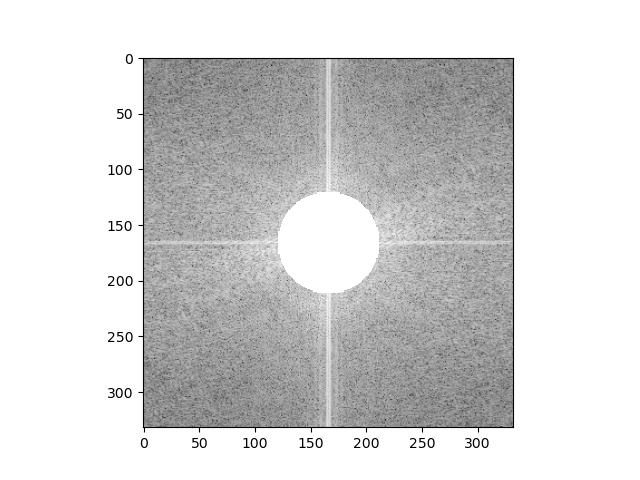
#> input picture images/frequency/000.jpg, 640 x 480 px, given in place of fake1.jpg, which was not available
$ jupyter execute --allow-errors training.ipynb
#> lines starting #> are read from the running program, lines starting #| are printed output that depends on the picture; pictures that were not available may be replaced by others from this repository, and a replacement may not be noted
#> further down, fake is the input picture: shape (480, 640); min 0, max 255, mean 213.9
#> `fake = cv2.resize(fake, (256, 256))`:
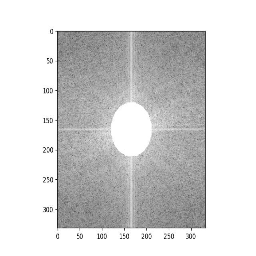
#> fake: shape (256, 256); min 17, max 255, mean 213.7
#> pass 2 of the loop `for i in range(1, 951):`:
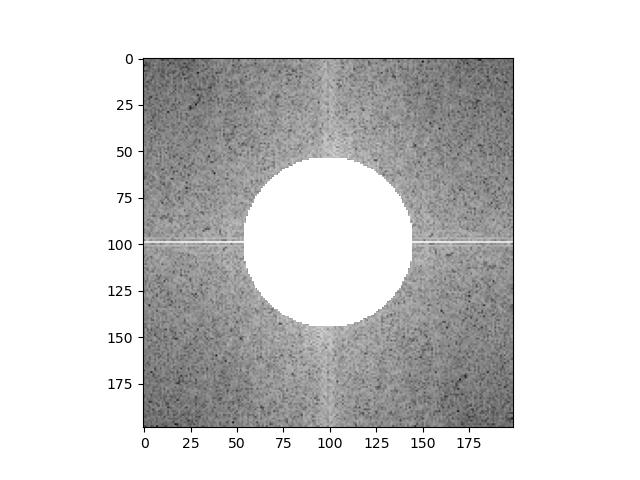
#> input picture images/frequency/000_centered.jpg, 640 x 480 px, given in place of fake2.jpg, which was not available
#> fake is the input picture: shape (480, 640); min 0, max 255, mean 211
#> `fake = cv2.resize(fake, (256, 256))`:
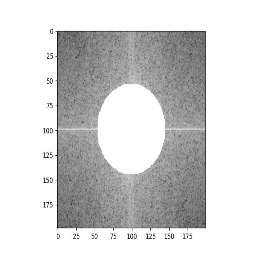
#> fake: shape (256, 256); min 11, max 255, mean 210.8
[cell 1]
from PIL import Image
import numpy as np
import matplotlib.pyplot as plt
import cv2
from tqdm import tqdm


# [11 lines left out: functions fft2, inverse_fft2, not called in this run]


def highpass(img, radius=45):
    h, w = img.shape[0], img.shape[1]
    filtered = [[0 for _ in range(w)] for _ in range(h)]
    for i in range(h):
        for j in range(w):
            distance = ((i - h // 2) ** 2 + (j - w // 2) ** 2)
            if distance < radius ** 2:
                continue
            filtered[i][j] = img[i][j]
    return np.array(filtered)


# [22 lines left out: functions exp_mu, exp_nu, not called in this run]


def shift(img: np.array):
    return np.fft.fftshift(img)


def fft_shift(img: np.array):
    return np.abs(shift(fft2())).round().astype(np.uint8)


def show(img: np.array):
    plt.imshow(fft_shift(img), cmap='gray')


def azimuthal_averaging(img: np.ndarray):
    h, w = img.shape
    center = (h // 2, w // 2)
    max_radius = np.sqrt(center[0] ** 2 + center[1] ** 2)
    if max_radius != int(max_radius):
        max_radius += 1
    max_radius = int(max_radius)
    cum_sum_freq = np.array([0 for _ in range(max_radius)])
    pixels = np.array([0 for _ in range(max_radius)])
    for i in range(h):
        for j in range(w):
            radius = int(np.sqrt((i - center[0]) ** 2 + (j - center[1]) ** 2))
            cum_sum_freq[radius] += img[i][j]
            pixels[radius] += 1
    cum_sum_freq = cum_sum_freq / pixels
    # cum_sum_freq = cum_sum_freq[::-1]
    cum_sum_freq = cum_sum_freq / max(cum_sum_freq)  # averaging
    return cum_sum_freq


# [20 lines left out: function pipeline, not called in this run]

[cell 2]
path = "/Users/yooseungkim/Downloads/fake_detection/real_and_fake_face"
fake_path = path + "/training_fake/"
real_path = path + "/training_real/"

fake_imgs = []
real_imgs = []

#> (the rest of this cell did not finish here and is left out)

[cell 3]
fake_shifted = []
#> fake_shifted = []
real_shifted = []

for fake in tqdm(fake_imgs):
    fake = np.fft.fft2(fake)
    fake = np.fft.fftshift(fake)
    fake_log = np.log(np.abs(fake))
    fake_shifted.append(fake_log)
#> this loop made 3 passes
#> pass 1, `fake_log = np.log(np.abs(fake))`:
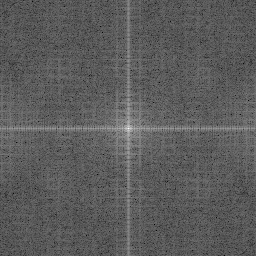
#> fake_log: shape (256, 256) float64; min 2.79, max 16.45, mean 7.74; drawn with min black and max white
#> pass 2, `fake_log = np.log(np.abs(fake))`:
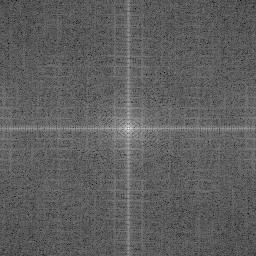
#> fake_log: shape (256, 256) float64; min 2.57, max 16.44, mean 7.74; drawn with min black and max white
#> after the loop, fake_shifted = 3 items

for real in tqdm(real_imgs):
    real = np.fft.fft2(real)
    real = np.fft.fftshift(real)
    real_log = np.log(np.abs(real))
    real_shifted.append(real_log)

[cell 4]
fake_azimuthal = []
real_azimuthal = []

for shifted in tqdm(fake_shifted):
    fake_azimuthal.append(azimuthal_averaging(shifted))
#> after the loop, fake_azimuthal = 3 items

for shifted in tqdm(real_shifted):
    real_azimuthal.append(azimuthal_averaging(shifted))
#> after the loop, real_azimuthal = []

fake_azimuthal = np.array(fake_azimuthal)
real_azimuthal = np.array(real_azimuthal)
#> real_azimuthal = empty array

fake_azimuthal_mean = np.mean(fake_azimuthal, axis=0)
#> fake_azimuthal_mean = 182 values, max 1 at index 0, min 0.385 at index 180, mean 0.468
real_azimuthal_mean = np.mean(real_azimuthal, axis=0)
#> real_azimuthal_mean = nan

[cell 5]
fake_highpass = []
real_highpass = []

for i in tqdm(fake_shifted):
    fake_highpass.append(highpass(i, radius=45))
#> after the loop, fake_highpass = 3 items
for i in tqdm(real_shifted):
    real_highpass.append(highpass(i, radius=45))
#> after the loop, real_highpass = []

fake_inversed = []
real_inversed = []

for i in tqdm(fake_highpass):
    fake_inversed.append(np.abs(np.fft.ifft2(i)))
#> after the loop, fake_inversed = 3 items

for i in tqdm(real_highpass):
    real_inversed.append(np.abs(np.fft.ifft2(i)))
#> this loop made 0 passes
#> after the loop, real_inversed = []
